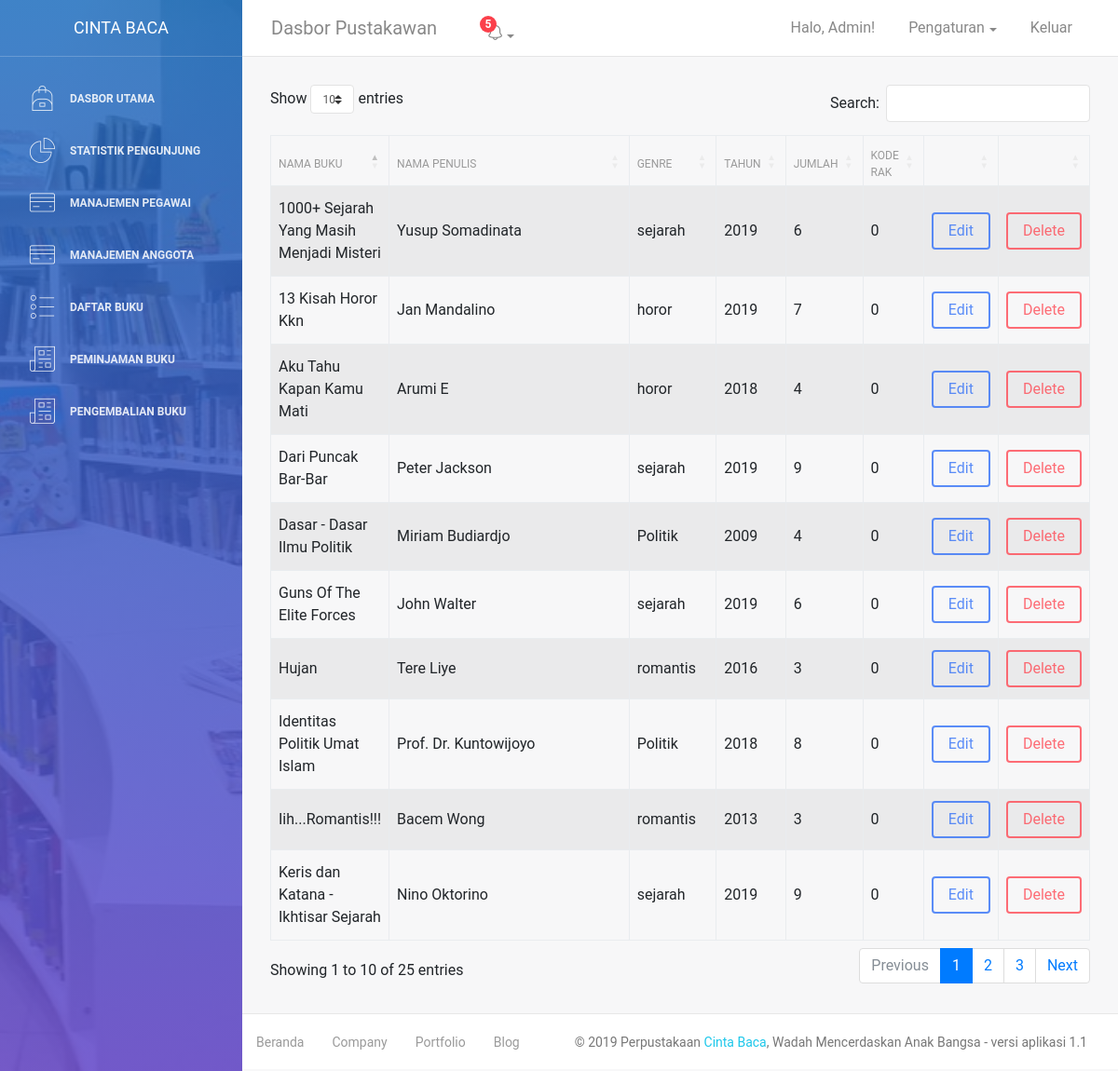
Screenshot of /daftar-buku.php with the database file from the repository.
### tables this page shows
CREATE TABLE `buku` (
  `id_buku` int(6) NOT NULL,
  `nama_buku` varchar(50) NOT NULL,
  `nama_penulis` varchar(50) NOT NULL,
  `genre` varchar(20) NOT NULL,
  `tahun` int(4) NOT NULL,
  `jumlah` int(1) NOT NULL,
  `kode_rak` int(6) NOT NULL
);

### daftar-buku.php (the view, shortened to what this page needs)
<?php
    require "php/koneksi.php";
    $sql = "SELECT * FROM buku";
    $run = mysqli_query($koneksi,$sql);
?>
<!DOCTYPE html>
<html lang="en">
<head>
    <link rel="stylesheet" href="https://maxcdn.bootstrapcdn.com/font-awesome/latest/css/font-awesome.min.css" />
    <link href="assets/css/bootstrap.min.css" rel="stylesheet" />
    <link href="assets/css/light-bootstrap-dashboard.css?v=2.0.0 " rel="stylesheet" />
    <link href="assets/css/demo.css" rel="stylesheet" />
    <link rel="stylesheet" href="https://cdn.datatables.net/1.10.20/css/dataTables.bootstrap4.min.css">
</head>
<body>
    <div class="wrapper">
        <?php require "sidebar.php"; ?>
        <div class="main-panel">
            <?php require "navbar.php"; ?>
            <div class="content">
                <div class="container-fluid">
                    <div class="section">
                        <table id="example" class="table table-striped table-bordered" style="width:100%">
                            <thead>
                                <tr>
                                    <th>Nama Buku</th>
                                    <th>Nama Penulis</th>
                                    <th>Genre</th>
                                    <th>Tahun</th>
                                    <th>Jumlah</th>
                                    <th>Kode Rak</th>
                                    <th></th>
                                    <th></th>
                                </tr>
                            </thead>
                            <tbody>
                            <?php while($row = mysqli_fetch_array($run)) { ?>
                                <tr>
                                    <td><?= $row['nama_buku']; ?></td>
                                    <td><?= $row['nama_penulis']; ?></td>
                                    <td><?= $row['genre']; ?></td>
                                    <td><?= $row['tahun']; ?></td>
                                    <td><?= $row['jumlah']; ?></td>
                                    <td><?= $row['kode_rak']; ?></td>
                                    <td>
                                        <a href="php/show-anggota.php?id=<?= $row['id_buku']; ?>" class="btn btn-primary">Edit</a>
                                    </td>
                                    <td>
                                        <a href="php/delete.php?id=<?= $row['id_anggota']; ?>" class="btn btn-danger">Delete</a>
                                    </td>
                                </tr>
                            <?php } ?>
                            </tbody>
                        </table>
                    </div>
                </div>
            </div>
            <?php require "footer.php"; ?>
        </div>
    </div>
</body>
</html>

### sidebar.php
<div class="sidebar" data-image="images/background/main.jpg">
            <div class="sidebar-wrapper">
                <div class="logo">
                    <a href="javascript:;" class="simple-text">
                        Cinta Baca
                    </a>
                </div>
                <ul class="nav">
                    <li class="nav-item">
                        <a class="nav-link" href="dashboard.php">
                            <i class="nc-icon nc-icon nc-backpack"></i>
                            <p>Dasbor Utama</p>
                        </a>
                    </li>
                    <li>
                        <a class="nav-link" href="statistik-pengunjung.php">
                            <i class="nc-icon nc-chart-pie-36"></i>
                            <p>Statistik Pengunjung</p>
                        </a>
                    </li>
                    <li>
                        <a class="nav-link" href="manajemen-pegawai.php">
                            <i class="nc-icon nc-credit-card"></i>
                            <p>Manajemen Pegawai</p>
                        </a>
                    </li>
                    <li>
                        <a class="nav-link" href="manajemen-anggota.php">
                            <i class="nc-icon nc-credit-card"></i>
                            <p>Manajemen Anggota</p>
                        </a>
                    </li>
                    <li>
                        <a class="nav-link" href="daftar-buku.php">
                            <i class="nc-icon nc-bullet-list-67"></i>
                            <p>Daftar Buku</p>
                        </a>
                    </li>
                    <li>
                        <a class="nav-link" href="peminjaman-buku.php">
                            <i class="nc-icon nc-paper-2"></i>
                            <p>Peminjaman Buku</p>
                        </a>
                    </li>
                    <li>
                        <a class="nav-link" href="pengembalian-buku.php">
                            <i class="nc-icon nc-paper-2"></i>
                            <p>Pengembalian Buku</p>
                        </a>
                    </li>
                </ul>
            </div>
        </div>

### navbar.php (shortened to what this page needs)
<nav class="navbar navbar-expand-lg " color-on-scroll="500">
    <div class="container-fluid">
        <a class="navbar-brand" href="#pablo">Dasbor Pustakawan</a>
        <div class="collapse navbar-collapse justify-content-end" id="navigation">
            <ul class="nav navbar-nav mr-auto">
                <li class="nav-item">
                    <a href="#" class="nav-link" data-toggle="dropdown">
                    </a>
                </li>
                <li class="dropdown nav-item">
                    <a href="#" class="dropdown-toggle nav-link" data-toggle="dropdown">
                        <i class="nc-icon nc-bell-55"></i>
                        <span class="notification">5</span>
                    </a>
                </li>
            </ul>
            <ul class="navbar-nav ml-auto">
                <li class="nav-item">
                    <a class="nav-link" href="#pablo">
                        <span class="no-icon">Halo, Admin!</span>
                    </a>
                </li>
                <li class="nav-item dropdown">
                    <a class="nav-link dropdown-toggle" href="http://example.com" id="navbarDropdownMenuLink" data-toggle="dropdown" aria-haspopup="true" aria-expanded="false">
                        <span class="no-icon">Pengaturan</span>
                    </a>
                </li>
                <li class="nav-item">
                    <a class="nav-link" href="#login">
                        <span class="no-icon">Keluar</span>
                    </a>
                </li>
            </ul>
        </div>
    </div>
</nav>

### footer.php (shortened to what this page needs)
<footer class="footer">
                <div class="container-fluid">
                    <nav>
                        <ul class="footer-menu">
                            <li>
                                <a href="#">
                                    Beranda
                                </a>
                            </li>
                            <li>
                                <a href="#">
                                    Company
                                </a>
                            </li>
                            <li>
                                <a href="#">
                                    Portfolio
                                </a>
                            </li>
                            <li>
                                <a href="#">
                                    Blog
                                </a>
                            </li>
                        </ul>
                        <p class="copyright text-center">
                            ©
                            Perpustakaan <a href="http://www.creative-tim.com">Cinta Baca</a>, Wadah Mencerdaskan Anak Bangsa - versi aplikasi 1.1
                        </p>
                    </nav>
                </div>
            </footer>

### rows the page displays
buku: nama_buku "13 Kisah Horor Kkn", nama_penulis "Jan Mandalino", genre "horor", tahun "2019", jumlah "7", kode_rak "0"
buku: nama_buku "Aku Tahu Kapan Kamu Mati", nama_penulis "Arumi E", genre "horor", tahun "2018", jumlah "4", kode_rak "0"
buku: nama_buku "Dasar - Dasar Ilmu Politik", nama_penulis "Miriam Budiardjo", genre "Politik", tahun "2009", jumlah "4", kode_rak "0"
buku: nama_buku "Identitas Politik Umat Islam", nama_penulis "Prof. Dr. Kuntowijoyo", genre "Politik", tahun "2018", jumlah "8", kode_rak "0"
buku: nama_buku "Hujan", nama_penulis "Tere Liye", genre "romantis", tahun "2016", jumlah "3", kode_rak "0"
buku: nama_buku "Iih...Romantis!!!", nama_penulis "Bacem Wong", genre "romantis", tahun "2013", jumlah "3", kode_rak "0"
buku: nama_buku "1000+ Sejarah Yang Masih Menjadi Misteri", nama_penulis "Yusup Somadinata", genre "sejarah", tahun "2019", jumlah "6", kode_rak "0"
buku: nama_buku "Guns Of The Elite Forces", nama_penulis "John Walter", genre "sejarah", tahun "2019", jumlah "6", kode_rak "0"
buku: nama_buku "Keris dan Katana - Ikhtisar Sejarah", nama_penulis "Nino Oktorino", genre "sejarah", tahun "2019", jumlah "9", kode_rak "0"
buku: nama_buku "Dari Puncak Bar-Bar", nama_penulis "Peter Jackson", genre "sejarah", tahun "2019", jumlah "9", kode_rak "0"
